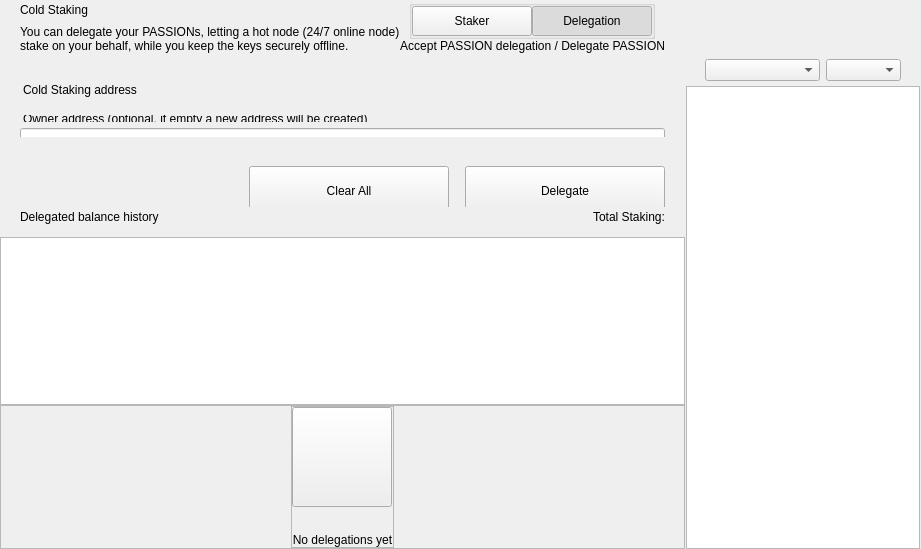
<?xml version="1.0" encoding="UTF-8"?>
<ui version="4.0">
 <class>ColdStakingWidget</class>
 <widget class="QWidget" name="ColdStakingWidget">
  <property name="geometry">
   <rect>
    <x>0</x>
    <y>0</y>
    <width>629</width>
    <height>549</height>
   </rect>
  </property>
  <property name="windowTitle">
   <string>Form</string>
  </property>
  <layout class="QHBoxLayout" name="horizontalLayout_1" stretch="2,1">
   <property name="spacing">
    <number>0</number>
   </property>
   <property name="leftMargin">
    <number>0</number>
   </property>
   <property name="topMargin">
    <number>0</number>
   </property>
   <property name="rightMargin">
    <number>0</number>
   </property>
   <property name="bottomMargin">
    <number>0</number>
   </property>
   <item>
    <widget class="QWidget" name="left" native="true">
     <layout class="QVBoxLayout" name="verticalLayout_3">
      <property name="leftMargin">
       <number>0</number>
      </property>
      <property name="topMargin">
       <number>0</number>
      </property>
      <property name="rightMargin">
       <number>0</number>
      </property>
      <property name="bottomMargin">
       <number>0</number>
      </property>
      <item>
       <layout class="QVBoxLayout" name="verticalLayout_2">
        <property name="spacing">
         <number>0</number>
        </property>
        <item>
         <layout class="QVBoxLayout" name="verticalLayoutTop">
          <property name="spacing">
           <number>0</number>
          </property>
          <property name="leftMargin">
           <number>0</number>
          </property>
          <property name="rightMargin">
           <number>0</number>
          </property>
          <item>
           <widget class="QWidget" name="containerTitle" native="true">
            <property name="sizePolicy">
             <sizepolicy hsizetype="Preferred" vsizetype="Minimum">
              <horstretch>0</horstretch>
              <verstretch>0</verstretch>
             </sizepolicy>
            </property>
            <property name="maximumSize">
             <size>
              <width>16777215</width>
              <height>100</height>
             </size>
            </property>
            <layout class="QHBoxLayout" name="containerTitleLayout">
             <property name="spacing">
              <number>0</number>
             </property>
             <property name="leftMargin">
              <number>20</number>
             </property>
             <property name="topMargin">
              <number>0</number>
             </property>
             <property name="rightMargin">
              <number>20</number>
             </property>
             <property name="bottomMargin">
              <number>0</number>
             </property>
             <item>
              <layout class="QVBoxLayout" name="verticalLayout11">
               <property name="spacing">
                <number>5</number>
               </property>
               <item>
                <widget class="QLabel" name="labelTitle">
                 <property name="text">
                  <string>Cold Staking</string>
                 </property>
                </widget>
               </item>
               <item>
                <widget class="QLabel" name="labelSubtitle1">
                 <property name="maximumSize">
                  <size>
                   <width>16777215</width>
                   <height>16777215</height>
                  </size>
                 </property>
                 <property name="text">
                  <string>You can delegate your PASSIONs, letting a hot node (24/7 online node)
stake on your behalf, while you keep the keys securely offline.</string>
                 </property>
                </widget>
               </item>
              </layout>
             </item>
             <item>
              <spacer name="horizontalSpacer">
               <property name="orientation">
                <enum>Qt::Horizontal</enum>
               </property>
               <property name="sizeHint" stdset="0">
                <size>
                 <width>40</width>
                 <height>20</height>
                </size>
               </property>
              </spacer>
             </item>
             <item>
              <widget class="QWidget" name="containerViewPrivacyChecks" native="true">
               <layout class="QVBoxLayout" name="containerPrivacyChecks">
                <property name="spacing">
                 <number>0</number>
                </property>
                <property name="leftMargin">
                 <number>0</number>
                </property>
                <property name="topMargin">
                 <number>0</number>
                </property>
                <property name="rightMargin">
                 <number>0</number>
                </property>
                <property name="bottomMargin">
                 <number>0</number>
                </property>
                <item alignment="Qt::AlignHCenter|Qt::AlignVCenter">
                 <widget class="QGroupBox" name="groupBox">
                  <property name="title">
                   <string/>
                  </property>
                  <layout class="QHBoxLayout" name="horizontalLayout_2_1">
                   <property name="spacing">
                    <number>0</number>
                   </property>
                   <property name="leftMargin">
                    <number>0</number>
                   </property>
                   <property name="topMargin">
                    <number>0</number>
                   </property>
                   <property name="rightMargin">
                    <number>0</number>
                   </property>
                   <property name="bottomMargin">
                    <number>0</number>
                   </property>
                   <item>
                    <widget class="QPushButton" name="pushLeft">
                     <property name="minimumSize">
                      <size>
                       <width>120</width>
                       <height>30</height>
                      </size>
                     </property>
                     <property name="maximumSize">
                      <size>
                       <width>120</width>
                       <height>30</height>
                      </size>
                     </property>
                     <property name="focusPolicy">
                      <enum>Qt::NoFocus</enum>
                     </property>
                     <property name="text">
                      <string>Staker</string>
                     </property>
                     <property name="checkable">
                      <bool>true</bool>
                     </property>
                     <property name="autoExclusive">
                      <bool>true</bool>
                     </property>
                    </widget>
                   </item>
                   <item>
                    <widget class="QPushButton" name="pushRight">
                     <property name="minimumSize">
                      <size>
                       <width>120</width>
                       <height>30</height>
                      </size>
                     </property>
                     <property name="maximumSize">
                      <size>
                       <width>120</width>
                       <height>30</height>
                      </size>
                     </property>
                     <property name="focusPolicy">
                      <enum>Qt::NoFocus</enum>
                     </property>
                     <property name="text">
                      <string>Delegation</string>
                     </property>
                     <property name="checkable">
                      <bool>true</bool>
                     </property>
                     <property name="checked">
                      <bool>true</bool>
                     </property>
                     <property name="autoExclusive">
                      <bool>true</bool>
                     </property>
                    </widget>
                   </item>
                  </layout>
                 </widget>
                </item>
                <item alignment="Qt::AlignTop">
                 <widget class="QLabel" name="labelSubtitle2">
                  <property name="text">
                   <string>Accept PASSION delegation / Delegate PASSION</string>
                  </property>
                  <property name="alignment">
                   <set>Qt::AlignRight|Qt::AlignTrailing|Qt::AlignVCenter</set>
                  </property>
                 </widget>
                </item>
               </layout>
              </widget>
             </item>
            </layout>
           </widget>
          </item>
          <item>
           <spacer name="verticalSpacer_2">
            <property name="orientation">
             <enum>Qt::Vertical</enum>
            </property>
            <property name="sizeType">
             <enum>QSizePolicy::Fixed</enum>
            </property>
            <property name="sizeHint" stdset="0">
             <size>
              <width>20</width>
              <height>30</height>
             </size>
            </property>
           </spacer>
          </item>
          <item>
           <widget class="QWidget" name="containerSend" native="true">
            <property name="minimumSize">
             <size>
              <width>0</width>
              <height>50</height>
             </size>
            </property>
            <layout class="QVBoxLayout" name="containerSendRow">
             <property name="spacing">
              <number>6</number>
             </property>
             <property name="leftMargin">
              <number>0</number>
             </property>
             <property name="topMargin">
              <number>0</number>
             </property>
             <property name="rightMargin">
              <number>0</number>
             </property>
             <property name="bottomMargin">
              <number>0</number>
             </property>
             <item>
              <widget class="QLabel" name="labelEditTitle">
               <property name="maximumSize">
                <size>
                 <width>16777215</width>
                 <height>30</height>
                </size>
               </property>
               <property name="styleSheet">
                <string notr="true">padding-left:20px; padding-bottom:3px;</string>
               </property>
               <property name="text">
                <string>Cold Staking address</string>
               </property>
              </widget>
             </item>
             <item>
              <spacer name="verticalSpacer_6">
               <property name="orientation">
                <enum>Qt::Vertical</enum>
               </property>
               <property name="sizeType">
                <enum>QSizePolicy::Fixed</enum>
               </property>
               <property name="sizeHint" stdset="0">
                <size>
                 <width>20</width>
                 <height>9</height>
                </size>
               </property>
              </spacer>
             </item>
             <item>
              <widget class="QWidget" name="containerOwner" native="true">
               <layout class="QVBoxLayout" name="vContainerOwner">
                <property name="spacing">
                 <number>4</number>
                </property>
                <property name="leftMargin">
                 <number>20</number>
                </property>
                <property name="topMargin">
                 <number>0</number>
                </property>
                <property name="rightMargin">
                 <number>20</number>
                </property>
                <property name="bottomMargin">
                 <number>0</number>
                </property>
                <item>
                 <widget class="QLabel" name="labelSubtitleDescription">
                  <property name="maximumSize">
                   <size>
                    <width>16777215</width>
                    <height>20</height>
                   </size>
                  </property>
                  <property name="styleSheet">
                   <string notr="true">margin-bottom:2px;
                   margin-left:0.05px;
                   padding:0px;</string>
                  </property>
                  <property name="text">
                   <string>Owner address (optional, if empty a new address will be created)</string>
                  </property>
                 </widget>
                </item>
                <item>
                 <widget class="QLineEdit" name="lineEditOwnerAddress">
                  <property name="minimumSize">
                   <size>
                    <width>0</width>
                    <height>50</height>
                   </size>
                  </property>
                  <property name="maximumSize">
                   <size>
                    <width>16777215</width>
                    <height>50</height>
                   </size>
                  </property>
                  <property name="styleSheet">
                   <string notr="true"/>
                  </property>
                  <property name="placeholderText">
                   <string>Enter owner address</string>
                  </property>
                 </widget>
                </item>
               </layout>
              </widget>
             </item>
            </layout>
           </widget>
          </item>
         </layout>
        </item>
        <item>
         <spacer name="verticalSpacer_3">
          <property name="orientation">
           <enum>Qt::Vertical</enum>
          </property>
          <property name="sizeType">
           <enum>QSizePolicy::Minimum</enum>
          </property>
          <property name="sizeHint" stdset="0">
           <size>
            <width>20</width>
            <height>20</height>
           </size>
          </property>
         </spacer>
        </item>
        <item>
         <widget class="QWidget" name="containerBtn" native="true">
          <property name="minimumSize">
           <size>
            <width>0</width>
            <height>50</height>
           </size>
          </property>
          <layout class="QHBoxLayout" name="horizontalLayout">
           <property name="rightMargin">
            <number>20</number>
           </property>
           <item>
            <spacer name="horizontalSpacer_2">
             <property name="orientation">
              <enum>Qt::Horizontal</enum>
             </property>
             <property name="sizeHint" stdset="0">
              <size>
               <width>200</width>
               <height>20</height>
              </size>
             </property>
            </spacer>
           </item>
           <item>
            <layout class="QHBoxLayout" name="horizontalLayout_7">
             <item>
              <spacer name="horizontalSpacer_3">
               <property name="orientation">
                <enum>Qt::Horizontal</enum>
               </property>
               <property name="sizeType">
                <enum>QSizePolicy::Expanding</enum>
               </property>
               <property name="sizeHint" stdset="0">
                <size>
                 <width>40</width>
                 <height>20</height>
                </size>
               </property>
              </spacer>
             </item>
             <item>
              <widget class="QPushButton" name="pushButtonClear">
               <property name="minimumSize">
                <size>
                 <width>200</width>
                 <height>50</height>
                </size>
               </property>
               <property name="focusPolicy">
                <enum>Qt::NoFocus</enum>
               </property>
               <property name="text">
                <string>Clear All</string>
               </property>
              </widget>
             </item>
             <item>
              <spacer name="horizontalSpacer_4">
               <property name="orientation">
                <enum>Qt::Horizontal</enum>
               </property>
               <property name="sizeType">
                <enum>QSizePolicy::Fixed</enum>
               </property>
               <property name="sizeHint" stdset="0">
                <size>
                 <width>10</width>
                 <height>20</height>
                </size>
               </property>
              </spacer>
             </item>
             <item>
              <widget class="QPushButton" name="pushButtonSend">
               <property name="minimumSize">
                <size>
                 <width>200</width>
                 <height>50</height>
                </size>
               </property>
               <property name="maximumSize">
                <size>
                 <width>200</width>
                 <height>50</height>
                </size>
               </property>
               <property name="focusPolicy">
                <enum>Qt::NoFocus</enum>
               </property>
               <property name="text">
                <string>Delegate</string>
               </property>
              </widget>
             </item>
            </layout>
           </item>
          </layout>
         </widget>
        </item>
        <item>
         <widget class="QWidget" name="containerHistoryLabel" native="true">
          <layout class="QHBoxLayout" name="horizontalLayout_4">
           <property name="spacing">
            <number>0</number>
           </property>
           <property name="leftMargin">
            <number>20</number>
           </property>
           <property name="topMargin">
            <number>0</number>
           </property>
           <property name="rightMargin">
            <number>20</number>
           </property>
           <property name="bottomMargin">
            <number>0</number>
           </property>
           <item>
            <widget class="QWidget" name="verticalWidget" native="true">
             <property name="minimumSize">
              <size>
               <width>100</width>
               <height>0</height>
              </size>
             </property>
             <layout class="QVBoxLayout" name="verticalLayout_58">
              <property name="leftMargin">
               <number>0</number>
              </property>
              <property name="topMargin">
               <number>0</number>
              </property>
              <property name="rightMargin">
               <number>0</number>
              </property>
              <property name="bottomMargin">
               <number>0</number>
              </property>
              <item>
               <widget class="QLabel" name="labelListHistory">
                <property name="text">
                 <string>Delegated balance history</string>
                </property>
               </widget>
              </item>
             </layout>
            </widget>
           </item>
           <item>
            <spacer name="horizontalSpacer_5">
             <property name="orientation">
              <enum>Qt::Horizontal</enum>
             </property>
             <property name="sizeHint" stdset="0">
              <size>
               <width>40</width>
               <height>20</height>
              </size>
             </property>
            </spacer>
           </item>
           <item>
            <widget class="QLabel" name="labelStakingTotal">
             <property name="text">
              <string>Total Staking:</string>
             </property>
            </widget>
           </item>
          </layout>
         </widget>
        </item>
        <item>
         <layout class="QVBoxLayout" name="verticalLayout_64">
          <property name="spacing">
           <number>0</number>
          </property>
          <item>
           <spacer name="verticalSpacer_44">
            <property name="orientation">
             <enum>Qt::Vertical</enum>
            </property>
            <property name="sizeType">
             <enum>QSizePolicy::Fixed</enum>
            </property>
            <property name="sizeHint" stdset="0">
             <size>
              <width>20</width>
              <height>10</height>
             </size>
            </property>
           </spacer>
          </item>
          <item>
           <widget class="QListView" name="listView">
            <property name="enabled">
             <bool>true</bool>
            </property>
            <property name="mouseTracking">
             <bool>true</bool>
            </property>
           </widget>
          </item>
          <item>
           <widget class="QFrame" name="emptyContainer">
            <property name="minimumSize">
             <size>
              <width>0</width>
              <height>100</height>
             </size>
            </property>
            <property name="frameShape">
             <enum>QFrame::StyledPanel</enum>
            </property>
            <property name="frameShadow">
             <enum>QFrame::Raised</enum>
            </property>
            <layout class="QVBoxLayout" name="verticalLayout_71" stretch="1,8">
             <property name="spacing">
              <number>0</number>
             </property>
             <property name="leftMargin">
              <number>0</number>
             </property>
             <property name="topMargin">
              <number>0</number>
             </property>
             <property name="rightMargin">
              <number>0</number>
             </property>
             <property name="bottomMargin">
              <number>0</number>
             </property>
             <item>
              <spacer name="verticalSpacer">
               <property name="orientation">
                <enum>Qt::Vertical</enum>
               </property>
               <property name="sizeHint" stdset="0">
                <size>
                 <width>20</width>
                 <height>20</height>
                </size>
               </property>
              </spacer>
             </item>
             <item alignment="Qt::AlignHCenter|Qt::AlignVCenter">
              <widget class="QFrame" name="emptyScreen">
               <property name="sizePolicy">
                <sizepolicy hsizetype="Expanding" vsizetype="Expanding">
                 <horstretch>0</horstretch>
                 <verstretch>0</verstretch>
                </sizepolicy>
               </property>
               <property name="frameShape">
                <enum>QFrame::StyledPanel</enum>
               </property>
               <property name="frameShadow">
                <enum>QFrame::Raised</enum>
               </property>
               <layout class="QVBoxLayout" name="verticalLayout">
                <property name="spacing">
                 <number>30</number>
                </property>
                <property name="leftMargin">
                 <number>0</number>
                </property>
                <property name="topMargin">
                 <number>0</number>
                </property>
                <property name="rightMargin">
                 <number>0</number>
                </property>
                <property name="bottomMargin">
                 <number>0</number>
                </property>
                <item alignment="Qt::AlignHCenter|Qt::AlignVCenter">
                 <widget class="QPushButton" name="pushImgEmpty">
                  <property name="minimumSize">
                   <size>
                    <width>100</width>
                    <height>100</height>
                   </size>
                  </property>
                  <property name="maximumSize">
                   <size>
                    <width>100</width>
                    <height>100</height>
                   </size>
                  </property>
                  <property name="focusPolicy">
                   <enum>Qt::NoFocus</enum>
                  </property>
                  <property name="text">
                   <string/>
                  </property>
                  <property name="iconSize">
                   <size>
                    <width>100</width>
                    <height>100</height>
                   </size>
                  </property>
                 </widget>
                </item>
                <item alignment="Qt::AlignHCenter|Qt::AlignVCenter">
                 <widget class="QLabel" name="labelEmpty">
                  <property name="styleSheet">
                   <string notr="true"/>
                  </property>
                  <property name="text">
                   <string>No delegations yet</string>
                  </property>
                  <property name="alignment">
                   <set>Qt::AlignCenter</set>
                  </property>
                 </widget>
                </item>
               </layout>
              </widget>
             </item>
            </layout>
           </widget>
          </item>
         </layout>
        </item>
       </layout>
      </item>
     </layout>
    </widget>
   </item>
   <item>
    <widget class="QWidget" name="right" native="true">
     <layout class="QVBoxLayout" name="rightContainer">
      <property name="spacing">
       <number>0</number>
      </property>
      <property name="leftMargin">
       <number>1</number>
      </property>
      <property name="topMargin">
       <number>0</number>
      </property>
      <property name="rightMargin">
       <number>1</number>
      </property>
      <property name="bottomMargin">
       <number>0</number>
      </property>
      <item>
       <widget class="QWidget" name="containerRightButtons" native="true">
        <property name="minimumSize">
         <size>
          <width>0</width>
          <height>50</height>
         </size>
        </property>
        <layout class="QVBoxLayout" name="verticalLayout_4">
         <property name="leftMargin">
          <number>19</number>
         </property>
         <property name="topMargin">
          <number>0</number>
         </property>
         <property name="rightMargin">
          <number>19</number>
         </property>
         <property name="bottomMargin">
          <number>0</number>
         </property>
         <item>
          <widget class="OptionButton" name="btnCoinControl" native="true">
           <property name="minimumSize">
            <size>
             <width>0</width>
             <height>0</height>
            </size>
           </property>
          </widget>
         </item>
         <item>
          <widget class="OptionButton" name="btnColdStaking" native="true"/>
         </item>
         <item>
          <widget class="OptionButton" name="btnMyStakingAddresses" native="true">
           <property name="sizePolicy">
            <sizepolicy hsizetype="Preferred" vsizetype="Minimum">
             <horstretch>0</horstretch>
             <verstretch>0</verstretch>
            </sizepolicy>
           </property>
          </widget>
         </item>
        </layout>
       </widget>
      </item>
      <item>
       <widget class="QWidget" name="sortWidget" native="true">
        <layout class="QHBoxLayout" name="horizontalLayout_6">
         <property name="leftMargin">
          <number>19</number>
         </property>
         <property name="rightMargin">
          <number>19</number>
         </property>
         <property name="bottomMargin">
          <number>5</number>
         </property>
         <item>
          <spacer name="horizontalSpacer_6">
           <property name="orientation">
            <enum>Qt::Horizontal</enum>
           </property>
           <property name="sizeHint" stdset="0">
            <size>
             <width>40</width>
             <height>20</height>
            </size>
           </property>
          </spacer>
         </item>
         <item>
          <widget class="QComboBox" name="comboBoxSort">
           <property name="sizePolicy">
            <sizepolicy hsizetype="Preferred" vsizetype="Fixed">
             <horstretch>0</horstretch>
             <verstretch>0</verstretch>
            </sizepolicy>
           </property>
           <property name="minimumSize">
            <size>
             <width>115</width>
             <height>0</height>
            </size>
           </property>
          </widget>
         </item>
         <item>
          <widget class="QComboBox" name="comboBoxSortOrder">
           <property name="sizePolicy">
            <sizepolicy hsizetype="Preferred" vsizetype="Fixed">
             <horstretch>0</horstretch>
             <verstretch>0</verstretch>
            </sizepolicy>
           </property>
           <property name="minimumSize">
            <size>
             <width>75</width>
             <height>0</height>
            </size>
           </property>
          </widget>
         </item>
        </layout>
       </widget>
      </item>
      <item>
       <widget class="QListView" name="listViewStakingAddress">
        <property name="enabled">
         <bool>true</bool>
        </property>
        <property name="mouseTracking">
         <bool>true</bool>
        </property>
       </widget>
      </item>
     </layout>
    </widget>
   </item>
  </layout>
 </widget>
 <customwidgets>
  <customwidget>
   <class>OptionButton</class>
   <extends>QWidget</extends>
   <header>qt/passion/optionbutton.h</header>
   <container>1</container>
  </customwidget>
 </customwidgets>
 <resources/>
 <connections/>
</ui>
